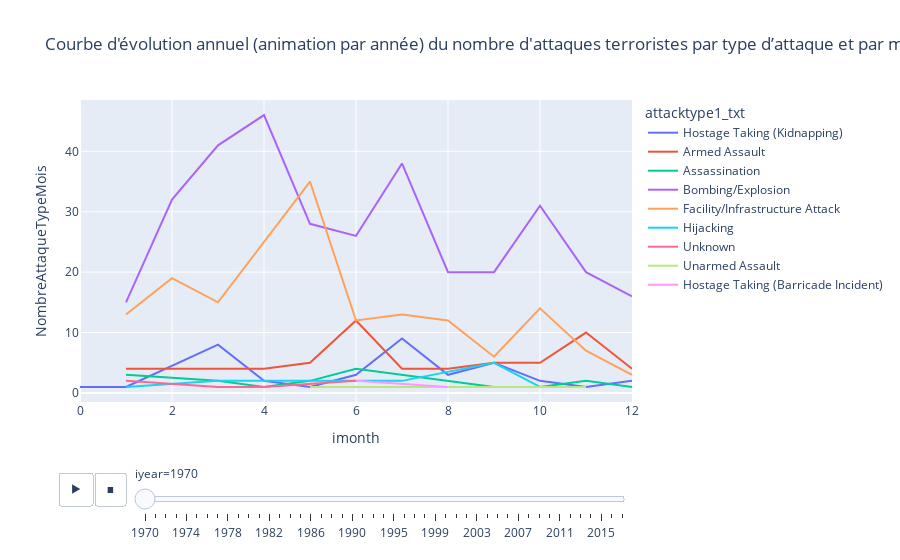

The notebook cell saved with this chart:
### Code cell
bar_fig2=px.line(attaque_type_month,x='imonth',y='NombreAttaqueTypeMois',color='attacktype1_txt',animation_frame='iyear',title=" Courbe d'évolution annuel (animation par année) du nombre d'attaques terroristes par type d’attaque et par mois")
bar_fig2.show()

### Figure 1 — Plotly figure (JSON) as saved in the notebook; plotly's stock layout.template omitted (floating-point values rounded to 4 significant figures)
{"data": [{"hovertemplate": "attacktype1_txt=Hostage Taking (Kidnapping)<br>iyear=1970<br>imonth=%{x}<br>NombreAttaqueTypeMois=%{y}<extra></extra>", "legendgroup": "Hostage Taking (Kidnapping)", "line": {"color": "#636efa", "dash": "solid"}, "marker": {"symbol": "circle"}, "mode": "lines", "name": "Hostage Taking (Kidnapping)", "orientation": "v", "showlegend": true, "type": "scatter", "x": [0, 1, 3, 4, 5, 6, 7, 8, 9, 10, 11, 12], "xaxis": "x", "y": [1, 1, 8, 2, 1, 3, 9, 3, 5, 2, 1, 2], "yaxis": "y"}, {"hovertemplate": "attacktype1_txt=Armed Assault<br>iyear=1970<br>imonth=%{x}<br>NombreAttaqueTypeMois=%{y}<extra></extra>", "legendgroup": "Armed Assault", "line": {"color": "#EF553B", "dash": "solid"}, "marker": {"symbol": "circle"}, "mode": "lines", "name": "Armed Assault", "orientation": "v", "showlegend": true, "type": "scatter", "x": [1, 2, 4, 5, 6, 7, 8, 9, 10, 11, 12], "xaxis": "x", "y": [4, 4, 4, 5, 12, 4, 4, 5, 5, 10, 4], "yaxis": "y"}, {"hovertemplate": "attacktype1_txt=Assassination<br>iyear=1970<br>imonth=%{x}<br>NombreAttaqueTypeMois=%{y}<extra></extra>", "legendgroup": "Assassination", "line": {"color": "#00cc96", "dash": "solid"}, "marker": {"symbol": "circle"}, "mode": "lines", "name": "Assassination", "orientation": "v", "showlegend": true, "type": "scatter", "x": [1, 3, 4, 5, 6, 7, 8, 9, 10, 11, 12], "xaxis": "x", "y": [3, 2, 1, 2, 4, 3, 2, 1, 1, 2, 1], "yaxis": "y"}, {"hovertemplate": "attacktype1_txt=Bombing/Explosion<br>iyear=1970<br>imonth=%{x}<br>NombreAttaqueTypeMois=%{y}<extra></extra>", "legendgroup": "Bombing/Explosion", "line": {"color": "#ab63fa", "dash": "solid"}, "marker": {"symbol": "circle"}, "mode": "lines", "name": "Bombing/Explosion", "orientation": "v", "showlegend": true, "type": "scatter", "x": [1, 2, 3, 4, 5, 6, 7, 8, 9, 10, 11, 12], "xaxis": "x", "y": [15, 32, 41, 46, 28, 26, 38, 20, 20, 31, 20, 16], "yaxis": "y"}, {"hovertemplate": "attacktype1_txt=Facility/Infrastructure Attack<br>iyear=1970<br>imonth=%{x}<br>NombreAttaqueTypeMois=%{y}<extra></extra>", "legendgroup": "Facility/Infrastructure Attack", "line": {"color": "#FFA15A", "dash": "solid"}, "marker": {"symbol": "circle"}, "mode": "lines", "name": "Facility/Infrastructure Attack", "orientation": "v", "showlegend": true, "type": "scatter", "x": [1, 2, 3, 4, 5, 6, 7, 8, 9, 10, 11, 12], "xaxis": "x", "y": [13, 19, 15, 25, 35, 12, 13, 12, 6, 14, 7, 3], "yaxis": "y"}, {"hovertemplate": "attacktype1_txt=Hijacking<br>iyear=1970<br>imonth=%{x}<br>NombreAttaqueTypeMois=%{y}<extra></extra>", "legendgroup": "Hijacking", "line": {"color": "#19d3f3", "dash": "solid"}, "marker": {"symbol": "circle"}, "mode": "lines", "name": "Hijacking", "orientation": "v", "showlegend": true, "type": "scatter", "x": [1, 3, 7, 9, 10], "xaxis": "x", "y": [1, 2, 2, 5, 1], "yaxis": "y"}, {"hovertemplate": "attacktype1_txt=Unknown<br>iyear=1970<br>imonth=%{x}<br>NombreAttaqueTypeMois=%{y}<extra></extra>", "legendgroup": "Unknown", "line": {"color": "#FF6692", "dash": "solid"}, "marker": {"symbol": "circle"}, "mode": "lines", "name": "Unknown", "orientation": "v", "showlegend": true, "type": "scatter", "x": [1, 3, 4, 6], "xaxis": "x", "y": [2, 1, 1, 2], "yaxis": "y"}, {"hovertemplate": "attacktype1_txt=Unarmed Assault<br>iyear=1970<br>imonth=%{x}<br>NombreAttaqueTypeMois=%{y}<extra></extra>", "legendgroup": "Unarmed Assault", "line": {"color": "#B6E880", "dash": "solid"}, "marker": {"symbol": "circle"}, "mode": "lines", "name": "Unarmed Assault", "orientation": "v", "showlegend": true, "type": "scatter", "x": [5, 10, 11], "xaxis": "x", "y": [1, 1, 1], "yaxis": "y"}, {"hovertemplate": "attacktype1_txt=Hostage Taking (Barricade Incident)<br>iyear=1970<br>imonth=%{x}<br>NombreAttaqueTypeMois=%{y}<extra></extra>", "legendgroup": "Hostage Taking (Barricade Incident)", "line": {"color": "#FF97FF", "dash": "solid"}, "marker": {"symbol": "circle"}, "mode": "lines", "name": "Hostage Taking (Barricade Incident)", "orientation": "v", "showlegend": true, "type": "scatter", "x": [6, 8], "xaxis": "x", "y": [2, 1], "yaxis": "y"}], "layout": {"legend": {"title": {"text": "attacktype1_txt"}, "tracegroupgap": 0}, "sliders": [{"active": 0, "currentvalue": {"prefix": "iyear="}, "len": 0.9, "pad": {"b": 10, "t": 60}, "steps": [{"args": [["1970"], {"frame": {"duration": 0, "redraw": false}, "fromcurrent": true, "mode": "immediate", "transition": {"duration": 0, "easing": "linear"}}], "label": "1970", "method": "animate"}, {"args": [["1971"], {"frame": {"duration": 0, "redraw": false}, "fromcurrent": true, "mode": "immediate", "transition": {"duration": 0, "easing": "linear"}}], "label": "1971", "method": "animate"}, {"args": [["1972"], {"frame": {"duration": 0, "redraw": false}, "fromcurrent": true, "mode": "immediate", "transition": {"duration": 0, "easing": "linear"}}], "label": "1972", "method": "animate"}, {"args": [["1973"], {"frame": {"duration": 0, "redraw": false}, "fromcurrent": true, "mode": "immediate", "transition": {"duration": 0, "easing": "linear"}}], "label": "1973", "method": "animate"}, {"args": [["1974"], {"frame": {"duration": 0, "redraw": false}, "fromcurrent": true, "mode": "immediate", "transition": {"duration": 0, "easing": "linear"}}], "label": "1974", "method": "animate"}, {"args": [["1975"], {"frame": {"duration": 0, "redraw": false}, "fromcurrent": true, "mode": "immediate", "transition": {"duration": 0, "easing": "linear"}}], "label": "1975", "method": "animate"}, {"args": [["1976"], {"frame": {"duration": 0, "redraw": false}, "fromcurrent": true, "mode": "immediate", "transition": {"duration": 0, "easing": "linear"}}], "label": "1976", "method": "animate"}, {"args": [["1977"], {"frame": {"duration": 0, "redraw": false}, "fromcurrent": true, "mode": "immediate", "transition": {"duration": 0, "easing": "linear"}}], "label": "1977", "method": "animate"}, {"args": [["1978"], {"frame": {"duration": 0, "redraw": false}, "fromcurrent": true, "mode": "immediate", "transition": {"duration": 0, "easing": "linear"}}], "label": "1978", "method": "animate"}, {"args": [["1979"], {"frame": {"duration": 0, "redraw": false}, "fromcurrent": true, "mode": "immediate", "transition": {"duration": 0, "easing": "linear"}}], "label": "1979", "method": "animate"}, {"args": [["1980"], {"frame": {"duration": 0, "redraw": false}, "fromcurrent": true, "mode": "immediate", "transition": {"duration": 0, "easing": "linear"}}], "label": "1980", "method": "animate"}, {"args": [["1981"], {"frame": {"duration": 0, "redraw": false}, "fromcurrent": true, "mode": "immediate", "transition": {"duration": 0, "easing": "linear"}}], "label": "1981", "method": "animate"}, {"args": [["1982"], {"frame": {"duration": 0, "redraw": false}, "fromcurrent": true, "mode": "immediate", "transition": {"duration": 0, "easing": "linear"}}], "label": "1982", "method": "animate"}, {"args": [["1983"], {"frame": {"duration": 0, "redraw": false}, "fromcurrent": true, "mode": "immediate", "transition": {"duration": 0, "easing": "linear"}}], "label": "1983", "method": "animate"}, {"args": [["1984"], {"frame": {"duration": 0, "redraw": false}, "fromcurrent": true, "mode": "immediate", "transition": {"duration": 0, "easing": "linear"}}], "label": "1984", "method": "animate"}, {"args": [["1985"], {"frame": {"duration": 0, "redraw": false}, "fromcurrent": true, "mode": "immediate", "transition": {"duration": 0, "easing": "linear"}}], "label": "1985", "method": "animate"}, {"args": [["1986"], {"frame": {"duration": 0, "redraw": false}, "fromcurrent": true, "mode": "immediate", "transition": {"duration": 0, "easing": "linear"}}], "label": "1986", "method": "animate"}, {"args": [["1987"], {"frame": {"duration": 0, "redraw": false}, "fromcurrent": true, "mode": "immediate", "transition": {"duration": 0, "easing": "linear"}}], "label": "1987", "method": "animate"}, {"args": [["1988"], {"frame": {"duration": 0, "redraw": false}, "fromcurrent": true, "mode": "immediate", "transition": {"duration": 0, "easing": "linear"}}], "label": "1988", "method": "animate"}, {"args": [["1989"], {"frame": {"duration": 0, "redraw": false}, "fromcurrent": true, "mode": "immediate", "transition": {"duration": 0, "easing": "linear"}}], "label": "1989", "method": "animate"}, {"args": [["1990"], {"frame": {"duration": 0, "redraw": false}, "fromcurrent": true, "mode": "immediate", "transition": {"duration": 0, "easing": "linear"}}], "label": "1990", "method": "animate"}, {"args": [["1991"], {"frame": {"duration": 0, "redraw": false}, "fromcurrent": true, "mode": "immediate", "transition": {"duration": 0, "easing": "linear"}}], "label": "1991", "method": "animate"}, {"args": [["1992"], {"frame": {"duration": 0, "redraw": false}, "fromcurrent": true, "mode": "immediate", "transition": {"duration": 0, "easing": "linear"}}], "label": "1992", "method": "animate"}, {"args": [["1994"], {"frame": {"duration": 0, "redraw": false}, "fromcurrent": true, "mode": "immediate", "transition": {"duration": 0, "easing": "linear"}}], "label": "1994", "method": "animate"}, {"args": [["1995"], {"frame": {"duration": 0, "redraw": false}, "fromcurrent": true, "mode": "immediate", "transition": {"duration": 0, "easing": "linear"}}], "label": "1995", "method": "animate"}, {"args": [["1996"], {"frame": {"duration": 0, "redraw": false}, "fromcurrent": true, "mode": "immediate", "transition": {"duration": 0, "easing": "linear"}}], "label": "1996", "method": "animate"}, {"args": [["1997"], {"frame": {"duration": 0, "redraw": false}, "fromcurrent": true, "mode": "immediate", "transition": {"duration": 0, "easing": "linear"}}], "label": "1997", "method": "animate"}, {"args": [["1998"], {"frame": {"duration": 0, "redraw": false}, "fromcurrent": true, "mode": "immediate", "transition": {"duration": 0, "easing": "linear"}}], "label": "1998", "method": "animate"}, {"args": [["1999"], {"frame": {"duration": 0, "redraw": false}, "fromcurrent": true, "mode": "immediate", "transition": {"duration": 0, "easing": "linear"}}], "label": "1999", "method": "animate"}, {"args": [["2000"], {"frame": {"duration": 0, "redraw": false}, "fromcurrent": true, "mode": "immediate", "transition": {"duration": 0, "easing": "linear"}}], "label": "2000", "method": "animate"}, {"args": [["2001"], {"frame": {"duration": 0, "redraw": false}, "fromcurrent": true, "mode": "immediate", "transition": {"duration": 0, "easing": "linear"}}], "label": "2001", "method": "animate"}, {"args": [["2002"], {"frame": {"duration": 0, "redraw": false}, "fromcurrent": true, "mode": "immediate", "transition": {"duration": 0, "easing": "linear"}}], "label": "2002", "method": "animate"}, {"args": [["2003"], {"frame": {"duration": 0, "redraw": false}, "fromcurrent": true, "mode": "immediate", "transition": {"duration": 0, "easing": "linear"}}], "label": "2003", "method": "animate"}, {"args": [["2004"], {"frame": {"duration": 0, "redraw": false}, "fromcurrent": true, "mode": "immediate", "transition": {"duration": 0, "easing": "linear"}}], "label": "2004", "method": "animate"}, {"args": [["2005"], {"frame": {"duration": 0, "redraw": false}, "fromcurrent": true, "mode": "immediate", "transition": {"duration": 0, "easing": "linear"}}], "label": "2005", "method": "animate"}, {"args": [["2006"], {"frame": {"duration": 0, "redraw": false}, "fromcurrent": true, "mode": "immediate", "transition": {"duration": 0, "easing": "linear"}}], "label": "2006", "method": "animate"}, {"args": [["2007"], {"frame": {"duration": 0, "redraw": false}, "fromcurrent": true, "mode": "immediate", "transition": {"duration": 0, "easing": "linear"}}], "label": "2007", "method": "animate"}, {"args": [["2008"], {"frame": {"duration": 0, "redraw": false}, "fromcurrent": true, "mode": "immediate", "transition": {"duration": 0, "easing": "linear"}}], "label": "2008", "method": "animate"}, {"args": [["2009"], {"frame": {"duration": 0, "redraw": false}, "fromcurrent": true, "mode": "immediate", "transition": {"duration": 0, "easing": "linear"}}], "label": "2009", "method": "animate"}, {"args": [["2010"], {"frame": {"duration": 0, "redraw": false}, "fromcurrent": true, "mode": "immediate", "transition": {"duration": 0, "easing": "linear"}}], "label": "2010", "method": "animate"}, {"args": [["2011"], {"frame": {"duration": 0, "redraw": false}, "fromcurrent": true, "mode": "immediate", "transition": {"duration": 0, "easing": "linear"}}], "label": "2011", "method": "animate"}, {"args": [["2012"], {"frame": {"duration": 0, "redraw": false}, "fromcurrent": true, "mode": "immediate", "transition": {"duration": 0, "easing": "linear"}}], "label": "2012", "method": "animate"}, {"args": [["2013"], {"frame": {"duration": 0, "redraw": false}, "fromcurrent": true, "mode": "immediate", "transition": {"duration": 0, "easing": "linear"}}], "label": "2013", "method": "animate"}, {"args": [["2014"], {"frame": {"duration": 0, "redraw": false}, "fromcurrent": true, "mode": "immediate", "transition": {"duration": 0, "easing": "linear"}}], "label": "2014", "method": "animate"}, {"args": [["2015"], {"frame": {"duration": 0, "redraw": false}, "fromcurrent": true, "mode": "immediate", "transition": {"duration": 0, "easing": "linear"}}], "label": "2015", "method": "animate"}, {"args": [["2016"], {"frame": {"duration": 0, "redraw": false}, "fromcurrent": true, "mode": "immediate", "transition": {"duration": 0, "easing": "linear"}}], "label": "2016", "method": "animate"}, {"args": [["2017"], {"frame": {"duration": 0, "redraw": false}, "fromcurrent": true, "mode": "immediate", "transition": {"duration": 0, "easing": "linear"}}], "label": "2017", "method": "animate"}], "x": 0.1, "xanchor": "left", "y": 0, "yanchor": "top"}], "title": {"text": " Courbe d'évolution annuel (animation par année) du nombre d'attaques terroristes par type d’attaque et par mois"}, "updatemenus": [{"buttons": [{"args": [null, {"frame": {"duration": 500, "redraw": false}, "fromcurrent": true, "mode": "immediate", "transition": {"duration": 500, "easing": "linear"}}], "label": "&#9654;", "method": "animate"}, {"args": [[null], {"frame": {"duration": 0, "redraw": false}, "fromcurrent": true, "mode": "immediate", "transition": {"duration": 0, "easing": "linear"}}], "label": "&#9724;", "method": "animate"}], "direction": "left", "pad": {"r": 10, "t": 70}, "showactive": false, "type": "buttons", "x": 0.1, "xanchor": "right", "y": 0, "yanchor": "top"}], "xaxis": {"anchor": "y", "domain": [0, 1], "title": {"text": "imonth"}}, "yaxis": {"anchor": "x", "domain": [0, 1], "title": {"text": "NombreAttaqueTypeMois"}}}}
